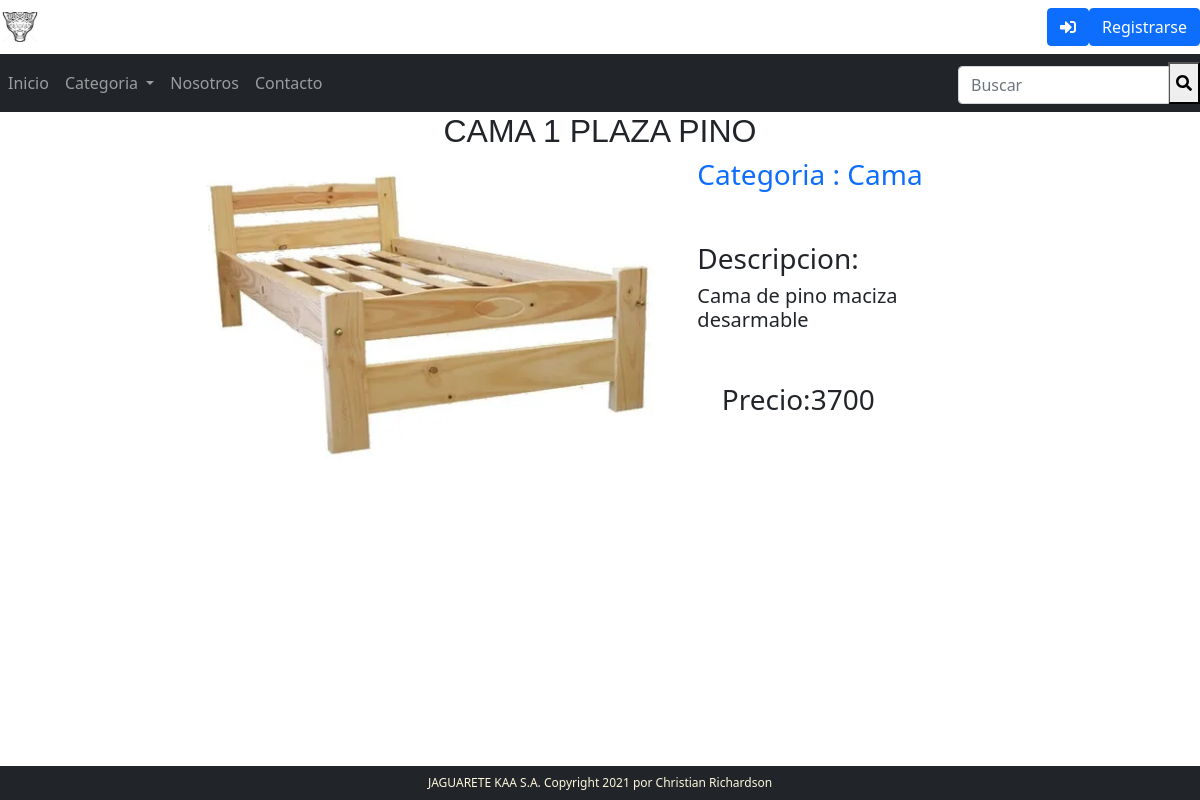
/7, run on the app's committed database.
### market/models.py (models this page shows, shortened)
class Producto(models.Model):
    titulo = models.CharField(max_length=128, null=False)
    imagen = models.FileField(upload_to='imagenes/', null=False)
    descripcion = models.CharField(max_length = 2000, null=False)
    precio = models.IntegerField()
    categoria = models.ForeignKey(Categoria, on_delete=models.CASCADE, related_name="categoria_producto")

class Categoria(models.Model):
    categoria = models.CharField(max_length=64, null=False)
    def __str__(self):
        return f"{self.categoria}"

### market/views.py (the view)
# urls.py: path('<int:producto_id>', views.producto, name="producto"),
def producto(request, producto_id):
    un_producto = get_object_or_404(Producto, id=producto_id)
    form_agregar_producto = FormAgregarProducto()
    return render(request, "market/producto.html", {
        "producto" : un_producto,
        "form_agregar_producto": form_agregar_producto
    })

### market/forms.py
class FormAgregarProducto(forms.Form):
    cantidad = forms.IntegerField()

### market/context_processors.py (called while the page is built)
def list_categorias(request):
    lista_categorias = Categoria.objects.all()
    return {
        'categorias': lista_categorias
    }

### market/templates/market/producto.html (shortened to what this page needs)
{% extends "market/layout.html" %}
{% block body %}
    <div class="panel panel-default col-md-10 offset-md-1">
        <div class="panel-heading"><h2>{{ producto.titulo }}</h2></div>
        <div class="row">
            <div class=" float-left col-md-6 offset-md-1" ><img class="img-fluid" src="{{ media_url  }}{{ producto.imagen.url }}" alt="{{ producto.imagen.name }}" /></div>
            <div class="row float-rigth col-md-4">
                <div class="col-md-12 text-primary"><h3>Categoria : {{ producto.categoria }}</h3></div>
                <div class="col-md-12"><h3>Descripcion:</h3>
                    <h5 id="descripcion">{{ producto.descripcion }}</h5>
                </div>
                <div class="row">
                    <div class="float-left col-md-6 offset-md-1"><h3> Precio:{{ producto.precio }}</h3></p></div>
                    <div class="float-rigth col-md-4">
                    </div>
                </div>
            </div>
        </div>
    </div>
{% endblock %}

### market/static/estilos.css (style rules this page uses)
h2 { font-family: sans-serif; text-transform: uppercase; font-weight: bolder; text-align: center; margin: auto; margin-top: 50px; }

### data on the page
Producto: titulo "CAMA 1 PLAZA PINO", imagen (picture), categoria "Cama", descripcion "Cama de pino maciza desarmable", precio "3700"
